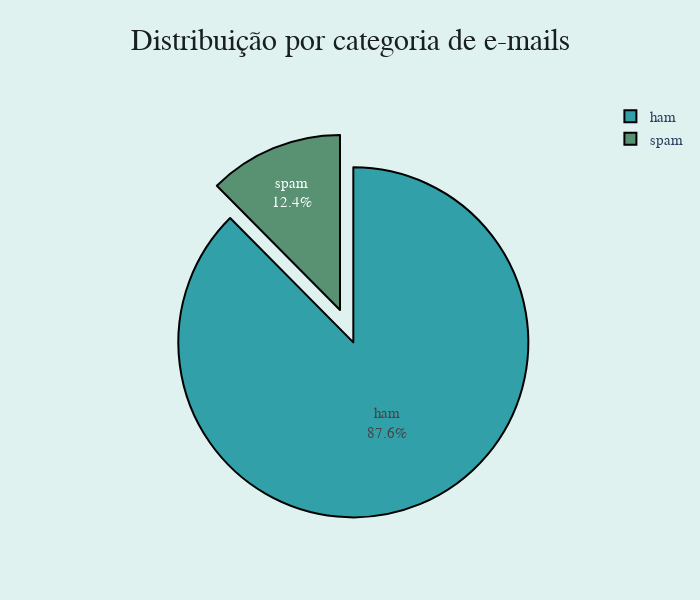

The code cell stored with this chart in its notebook:
### Code cell
# Plot de gráfico pizza com quantidades por categoria usando plotly graph_objects
colors = ['#32a0a8', '#599173']
fig = go.Figure(data=[go.Pie(labels=df.index, values=df.values, textinfo ='label+percent', pull=[0.2,0],
                             marker=dict(colors=colors, line=dict(color='black', width=2)))])
fig.update_layout(paper_bgcolor='#dff2ef', plot_bgcolor='#dff2ef', title = 'Distribuição por categoria de e-mails', 
                  width=700, height=600, title_x=0.5, title_font_family="Times New Roman", title_font_color="#191e1f", 
                  title_font_size=30, font_family="Times New Roman", font_size=15)
fig.show()

### Figure 1 — Plotly figure (JSON) as saved in the notebook; plotly's stock layout.template omitted (floating-point values rounded to 4 significant figures)
{"data": [{"labels": ["ham", "spam"], "marker": {"colors": ["#32a0a8", "#599173"], "line": {"color": "black", "width": 2}}, "pull": [0.2, 0], "textinfo": "label+percent", "type": "pie", "values": [4516, 641]}], "layout": {"font": {"family": "Times New Roman", "size": 15}, "height": 600, "paper_bgcolor": "#dff2ef", "plot_bgcolor": "#dff2ef", "title": {"font": {"color": "#191e1f", "family": "Times New Roman", "size": 30}, "text": "Distribuição por categoria de e-mails", "x": 0.5}, "width": 700}}
